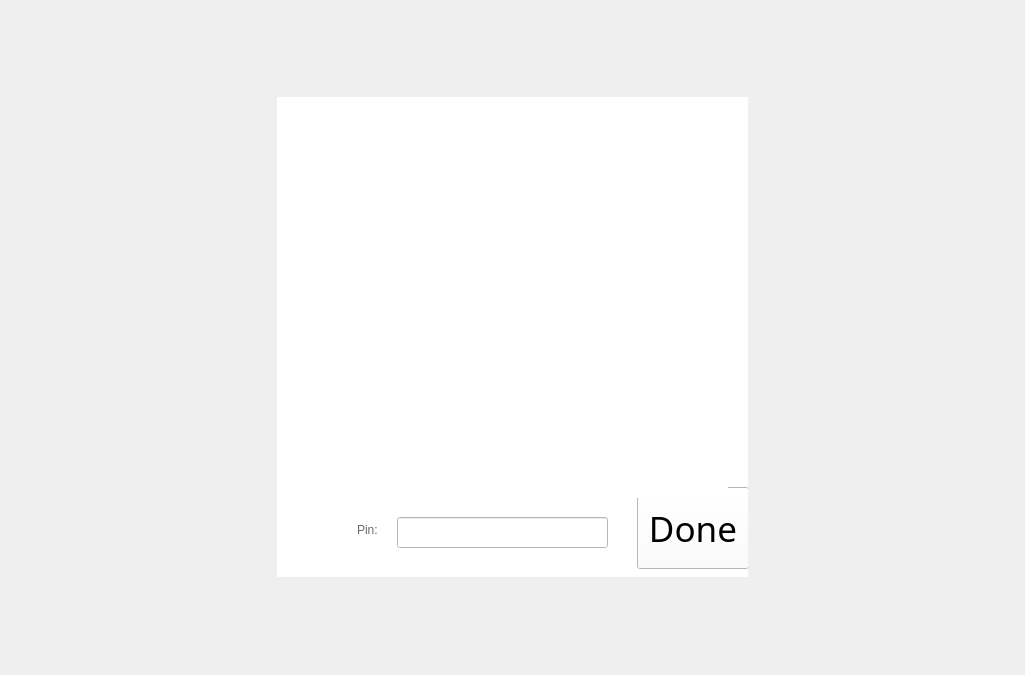
<?xml version="1.0" encoding="UTF-8"?>
<ui version="4.0">
 <class>Parameter_DigitalPin_Form</class>
 <widget class="QWidget" name="Parameter_DigitalPin_Form">
  <property name="geometry">
   <rect>
    <x>0</x>
    <y>0</y>
    <width>1025</width>
    <height>675</height>
   </rect>
  </property>
  <property name="minimumSize">
   <size>
    <width>1025</width>
    <height>675</height>
   </size>
  </property>
  <property name="windowTitle">
   <string>Form</string>
  </property>
  <property name="styleSheet">
   <string notr="true">QWidget#Parameter_DigitalPin_Form
{
	border-image: url(:/resource/images/common/Transparent_Black_70.png);
}</string>
  </property>
  <layout class="QGridLayout" name="gridLayout">
   <item row="0" column="1">
    <spacer name="verticalSpacer">
     <property name="orientation">
      <enum>Qt::Vertical</enum>
     </property>
     <property name="sizeHint" stdset="0">
      <size>
       <width>20</width>
       <height>114</height>
      </size>
     </property>
    </spacer>
   </item>
   <item row="1" column="0">
    <spacer name="horizontalSpacer">
     <property name="orientation">
      <enum>Qt::Horizontal</enum>
     </property>
     <property name="sizeHint" stdset="0">
      <size>
       <width>259</width>
       <height>20</height>
      </size>
     </property>
    </spacer>
   </item>
   <item row="1" column="1">
    <widget class="QWidget" name="widgetBg" native="true">
     <property name="minimumSize">
      <size>
       <width>471</width>
       <height>480</height>
      </size>
     </property>
     <property name="maximumSize">
      <size>
       <width>471</width>
       <height>480</height>
      </size>
     </property>
     <property name="styleSheet">
      <string notr="true">background-color: rgb(255, 255, 255);</string>
     </property>
     <widget class="PushButtonDone" name="pushButton">
      <property name="geometry">
       <rect>
        <x>360</x>
        <y>390</y>
        <width>112</width>
        <height>82</height>
       </rect>
      </property>
      <property name="font">
       <font>
        <family>Nexa Light</family>
        <pointsize>26</pointsize>
        <weight>50</weight>
        <italic>false</italic>
        <bold>false</bold>
       </font>
      </property>
      <property name="styleSheet">
       <string notr="true">QPushButton
{
	border-image: url(:/resource/images/upload_setting/Done.png);
	border-color: rgba(255, 255, 255, 0);
}
QPushButton:hover
{
	border-image: url(:/resource/images/upload_setting/Done_OVER.png);
	border-color: rgba(255, 255, 255, 0);
}</string>
      </property>
      <property name="text">
       <string>Done</string>
      </property>
      <property name="shortcut">
       <string>Ctrl+Return</string>
      </property>
      <property name="default">
       <bool>false</bool>
      </property>
     </widget>
     <widget class="QLineEdit" name="lineEdit">
      <property name="geometry">
       <rect>
        <x>120</x>
        <y>420</y>
        <width>211</width>
        <height>31</height>
       </rect>
      </property>
      <property name="styleSheet">
       <string notr="true">font: 17pt &quot;Microsoft YaHei UI&quot;;</string>
      </property>
     </widget>
     <widget class="QLabel" name="label">
      <property name="geometry">
       <rect>
        <x>80</x>
        <y>420</y>
        <width>31</width>
        <height>25</height>
       </rect>
      </property>
      <property name="styleSheet">
       <string notr="true">color: rgb(105, 105, 105);
font: 13pt &quot;Microsoft JhengHei&quot;;</string>
      </property>
      <property name="text">
       <string>Pin:</string>
      </property>
     </widget>
     <widget class="QLabel" name="backgourndimage">
      <property name="geometry">
       <rect>
        <x>30</x>
        <y>20</y>
        <width>421</width>
        <height>381</height>
       </rect>
      </property>
      <property name="text">
       <string/>
      </property>
      <property name="pixmap">
       <pixmap>resource/images/parameter_input/DigitalPin/Arduino Starter.png</pixmap>
      </property>
     </widget>
     <widget class="QPushButton" name="DigitalPin_0">
      <property name="geometry">
       <rect>
        <x>403</x>
        <y>13</y>
        <width>16</width>
        <height>41</height>
       </rect>
      </property>
      <property name="styleSheet">
       <string notr="true">QPushButton
{
	border-color: rgba(0, 255, 0, 0);
}

QPushButton:pressed
{
	border-color: rgba(255, 0, 0, 0);
}</string>
      </property>
      <property name="text">
       <string/>
      </property>
      <property name="icon">
       <iconset resource="src.qrc">
        <normaloff>:/resource/images/parameter_input/AnalogPin/SelectBox.png</normaloff>:/resource/images/parameter_input/AnalogPin/SelectBox.png</iconset>
      </property>
      <property name="iconSize">
       <size>
        <width>0</width>
        <height>37</height>
       </size>
      </property>
      <property name="flat">
       <bool>true</bool>
      </property>
     </widget>
     <widget class="QPushButton" name="DigitalPin_1">
      <property name="geometry">
       <rect>
        <x>388</x>
        <y>13</y>
        <width>16</width>
        <height>41</height>
       </rect>
      </property>
      <property name="text">
       <string/>
      </property>
      <property name="icon">
       <iconset resource="src.qrc">
        <normaloff>:/resource/images/parameter_input/AnalogPin/SelectBox.png</normaloff>:/resource/images/parameter_input/AnalogPin/SelectBox.png</iconset>
      </property>
      <property name="iconSize">
       <size>
        <width>0</width>
        <height>37</height>
       </size>
      </property>
      <property name="flat">
       <bool>true</bool>
      </property>
     </widget>
     <widget class="QPushButton" name="DigitalPin_2">
      <property name="geometry">
       <rect>
        <x>373</x>
        <y>13</y>
        <width>16</width>
        <height>41</height>
       </rect>
      </property>
      <property name="text">
       <string/>
      </property>
      <property name="icon">
       <iconset resource="src.qrc">
        <normaloff>:/resource/images/parameter_input/AnalogPin/SelectBox.png</normaloff>:/resource/images/parameter_input/AnalogPin/SelectBox.png</iconset>
      </property>
      <property name="iconSize">
       <size>
        <width>0</width>
        <height>37</height>
       </size>
      </property>
      <property name="flat">
       <bool>true</bool>
      </property>
     </widget>
     <widget class="QPushButton" name="DigitalPin_3">
      <property name="geometry">
       <rect>
        <x>357</x>
        <y>13</y>
        <width>16</width>
        <height>41</height>
       </rect>
      </property>
      <property name="text">
       <string/>
      </property>
      <property name="icon">
       <iconset resource="src.qrc">
        <normaloff>:/resource/images/parameter_input/AnalogPin/SelectBox.png</normaloff>:/resource/images/parameter_input/AnalogPin/SelectBox.png</iconset>
      </property>
      <property name="iconSize">
       <size>
        <width>0</width>
        <height>37</height>
       </size>
      </property>
      <property name="flat">
       <bool>true</bool>
      </property>
     </widget>
     <widget class="QPushButton" name="DigitalPin_4">
      <property name="geometry">
       <rect>
        <x>342</x>
        <y>13</y>
        <width>16</width>
        <height>41</height>
       </rect>
      </property>
      <property name="text">
       <string/>
      </property>
      <property name="icon">
       <iconset resource="src.qrc">
        <normaloff>:/resource/images/parameter_input/AnalogPin/SelectBox.png</normaloff>:/resource/images/parameter_input/AnalogPin/SelectBox.png</iconset>
      </property>
      <property name="iconSize">
       <size>
        <width>0</width>
        <height>37</height>
       </size>
      </property>
      <property name="flat">
       <bool>true</bool>
      </property>
     </widget>
     <widget class="QPushButton" name="DigitalPin_5">
      <property name="geometry">
       <rect>
        <x>327</x>
        <y>13</y>
        <width>16</width>
        <height>41</height>
       </rect>
      </property>
      <property name="text">
       <string/>
      </property>
      <property name="icon">
       <iconset resource="src.qrc">
        <normaloff>:/resource/images/parameter_input/AnalogPin/SelectBox.png</normaloff>:/resource/images/parameter_input/AnalogPin/SelectBox.png</iconset>
      </property>
      <property name="iconSize">
       <size>
        <width>0</width>
        <height>37</height>
       </size>
      </property>
      <property name="flat">
       <bool>true</bool>
      </property>
     </widget>
     <widget class="QPushButton" name="DigitalPin_6">
      <property name="geometry">
       <rect>
        <x>312</x>
        <y>13</y>
        <width>16</width>
        <height>41</height>
       </rect>
      </property>
      <property name="text">
       <string/>
      </property>
      <property name="icon">
       <iconset resource="src.qrc">
        <normaloff>:/resource/images/parameter_input/AnalogPin/SelectBox.png</normaloff>:/resource/images/parameter_input/AnalogPin/SelectBox.png</iconset>
      </property>
      <property name="iconSize">
       <size>
        <width>0</width>
        <height>37</height>
       </size>
      </property>
      <property name="flat">
       <bool>true</bool>
      </property>
     </widget>
     <widget class="QPushButton" name="DigitalPin_7">
      <property name="geometry">
       <rect>
        <x>297</x>
        <y>13</y>
        <width>16</width>
        <height>41</height>
       </rect>
      </property>
      <property name="text">
       <string/>
      </property>
      <property name="icon">
       <iconset resource="src.qrc">
        <normaloff>:/resource/images/parameter_input/AnalogPin/SelectBox.png</normaloff>:/resource/images/parameter_input/AnalogPin/SelectBox.png</iconset>
      </property>
      <property name="iconSize">
       <size>
        <width>0</width>
        <height>37</height>
       </size>
      </property>
      <property name="flat">
       <bool>true</bool>
      </property>
     </widget>
     <widget class="QPushButton" name="DigitalPin_8">
      <property name="geometry">
       <rect>
        <x>267</x>
        <y>13</y>
        <width>16</width>
        <height>41</height>
       </rect>
      </property>
      <property name="text">
       <string/>
      </property>
      <property name="icon">
       <iconset resource="src.qrc">
        <normaloff>:/resource/images/parameter_input/AnalogPin/SelectBox.png</normaloff>:/resource/images/parameter_input/AnalogPin/SelectBox.png</iconset>
      </property>
      <property name="iconSize">
       <size>
        <width>0</width>
        <height>37</height>
       </size>
      </property>
      <property name="flat">
       <bool>true</bool>
      </property>
     </widget>
     <widget class="QPushButton" name="DigitalPin_9">
      <property name="geometry">
       <rect>
        <x>252</x>
        <y>13</y>
        <width>16</width>
        <height>41</height>
       </rect>
      </property>
      <property name="text">
       <string/>
      </property>
      <property name="icon">
       <iconset resource="src.qrc">
        <normaloff>:/resource/images/parameter_input/AnalogPin/SelectBox.png</normaloff>:/resource/images/parameter_input/AnalogPin/SelectBox.png</iconset>
      </property>
      <property name="iconSize">
       <size>
        <width>0</width>
        <height>37</height>
       </size>
      </property>
      <property name="flat">
       <bool>true</bool>
      </property>
     </widget>
     <widget class="QPushButton" name="DigitalPin_10">
      <property name="geometry">
       <rect>
        <x>237</x>
        <y>13</y>
        <width>16</width>
        <height>41</height>
       </rect>
      </property>
      <property name="text">
       <string/>
      </property>
      <property name="icon">
       <iconset resource="src.qrc">
        <normaloff>:/resource/images/parameter_input/AnalogPin/SelectBox.png</normaloff>:/resource/images/parameter_input/AnalogPin/SelectBox.png</iconset>
      </property>
      <property name="iconSize">
       <size>
        <width>0</width>
        <height>37</height>
       </size>
      </property>
      <property name="flat">
       <bool>true</bool>
      </property>
     </widget>
     <widget class="QPushButton" name="DigitalPin_11">
      <property name="geometry">
       <rect>
        <x>222</x>
        <y>13</y>
        <width>16</width>
        <height>41</height>
       </rect>
      </property>
      <property name="text">
       <string/>
      </property>
      <property name="icon">
       <iconset resource="src.qrc">
        <normaloff>:/resource/images/parameter_input/AnalogPin/SelectBox.png</normaloff>:/resource/images/parameter_input/AnalogPin/SelectBox.png</iconset>
      </property>
      <property name="iconSize">
       <size>
        <width>0</width>
        <height>37</height>
       </size>
      </property>
      <property name="flat">
       <bool>true</bool>
      </property>
     </widget>
     <widget class="QPushButton" name="DigitalPin_12">
      <property name="geometry">
       <rect>
        <x>207</x>
        <y>13</y>
        <width>16</width>
        <height>41</height>
       </rect>
      </property>
      <property name="text">
       <string/>
      </property>
      <property name="icon">
       <iconset resource="src.qrc">
        <normaloff>:/resource/images/parameter_input/AnalogPin/SelectBox.png</normaloff>:/resource/images/parameter_input/AnalogPin/SelectBox.png</iconset>
      </property>
      <property name="iconSize">
       <size>
        <width>0</width>
        <height>37</height>
       </size>
      </property>
      <property name="flat">
       <bool>true</bool>
      </property>
     </widget>
     <widget class="QPushButton" name="DigitalPin_13">
      <property name="geometry">
       <rect>
        <x>192</x>
        <y>13</y>
        <width>16</width>
        <height>41</height>
       </rect>
      </property>
      <property name="text">
       <string/>
      </property>
      <property name="icon">
       <iconset resource="src.qrc">
        <normaloff>:/resource/images/parameter_input/AnalogPin/SelectBox.png</normaloff>:/resource/images/parameter_input/AnalogPin/SelectBox.png</iconset>
      </property>
      <property name="iconSize">
       <size>
        <width>0</width>
        <height>37</height>
       </size>
      </property>
      <property name="flat">
       <bool>true</bool>
      </property>
     </widget>
    </widget>
   </item>
   <item row="1" column="2">
    <spacer name="horizontalSpacer_2">
     <property name="orientation">
      <enum>Qt::Horizontal</enum>
     </property>
     <property name="sizeHint" stdset="0">
      <size>
       <width>259</width>
       <height>20</height>
      </size>
     </property>
    </spacer>
   </item>
   <item row="2" column="1">
    <spacer name="verticalSpacer_2">
     <property name="orientation">
      <enum>Qt::Vertical</enum>
     </property>
     <property name="sizeHint" stdset="0">
      <size>
       <width>20</width>
       <height>114</height>
      </size>
     </property>
    </spacer>
   </item>
  </layout>
 </widget>
 <customwidgets>
  <customwidget>
   <class>PushButtonDone</class>
   <extends>QPushButton</extends>
   <header>PushButtonDone.h</header>
  </customwidget>
 </customwidgets>
 <tabstops>
  <tabstop>lineEdit</tabstop>
  <tabstop>pushButton</tabstop>
 </tabstops>
 <resources>
  <include location="src.qrc"/>
 </resources>
 <connections/>
</ui>
